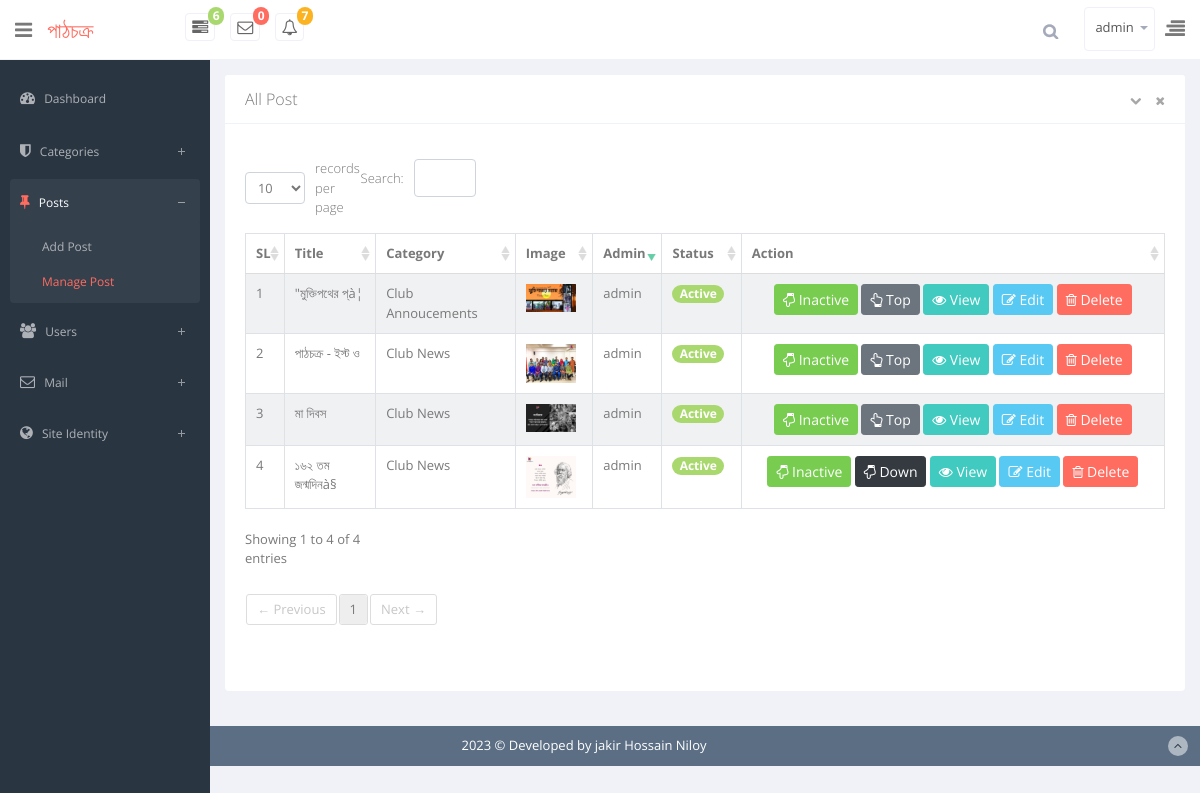
/admin/managepost.php (signed in), run on the app's committed database.
### tables this page shows
CREATE TABLE `blog` (
  `id` int(3) NOT NULL,
  `cat_id` int(3) NOT NULL,
  `title` varchar(255) NOT NULL,
  `content` text NOT NULL,
  `tag` text NOT NULL,
  `admin` varchar(100) NOT NULL,
  `status` tinyint(1) NOT NULL,
  `rate` tinyint(2) NOT NULL,
  `image` varchar(255) NOT NULL,
  `date` timestamp NOT NULL DEFAULT current_timestamp()
);

CREATE TABLE `categories` (
  `id` int(2) NOT NULL,
  `category_name` varchar(100) NOT NULL,
  `status` tinyint(2) NOT NULL,
  `create_time` timestamp NOT NULL DEFAULT current_timestamp(),
  `admin_name` varchar(70) NOT NULL
);

### app/classes/Database.php (called while the page is built, shortened)
<?php
class Database
{
    public static function db()
    {
        $link = mysqli_connect('localhost:3306','root','','blog_oop');
        return $link;
    }
}

### app/classes/post.php (called while the page is built, shortened)
<?php
class Post
{
    public  static  function showAllPost(){
        $sql = "SELECT blog.*, categories.category_name FROM blog INNER JOIN categories ON blog.cat_id = categories.id ORDER BY id DESC  ";
        $result = mysqli_query(Database::db(),$sql);
        if($result){
            return $result;
        }else{
            return false;
        }
    }
}

### admin/managepost.php (the view, shortened to what this page needs)
<?php require_once 'header.php' ?>
<div class="row">
    <div class="col-sm-12">
        <section class="card">
            <header class="card-header">
                All Post <span style="color: red"><b><?= \App\classes\Session::get('dltTxt')?></b></span>
                <span class="tools pull-right">
                                        <a href="javascript:;" class="fa fa-chevron-down"></a>
                                        <a href="javascript:;" class="fa fa-times"></a>
                                    </span>
            </header>
            <div class="card-body">
                <div class="adv-table">
                    <table  class="display table table-bordered table-striped table-hover" id="dynamic-table">
                        <thead>
                        <tr>
                            <th>SL</th>
                            <th>Title</th>
                            <th>Category</th>
                            <th >Image</th>
                            <th >Admin</th>
                            <th >Status</th>
                            <th>Action</th>
                        </tr>
                        </thead>
                        <?php
                        $allCat = new \App\classes\Post();
                        $data = $allCat->showAllPost();
                        $i=0;
                        while ($row = mysqli_fetch_assoc($data)){ ?>
                            <tr>
                                <td scope="row"><?= ++$i?></td>
                                <td><?= substr($row['title'],0,40)?></td>
                                <td><?= $row['category_name']?></td>
                                <td><img style="width: 50px" src="../uploads/<?= $row['image']?>" alt=""></td>
                                <td><?= $row['admin']?></td>
                                <td><?= $row['status'] == 1 ? '<span class="badge badge-pill badge-success">Active</span>' : '<span class="badge badge-pill badge-danger">Inactive</span>' ?></td>
                                <td class="text-center">
                                    <?php
                                    if($row['status'] == 1) { ?>
                                        <a href="status.php?id=<?= $row['id']?>&managepost&inactive" class="btn btn-sm btn-success"><i class="fa  fa-hand-o-down"></i> Inactive</a>
                                    <?php  }else{ ?>
                                        <a href="status.php?id=<?= $row['id']?>&managepost&active" class="btn btn-sm btn-warning"><i class="fa  fa-hand-o-up"></i> Active</a>
                                    <?php } ?>
                                    <?php
                                    if($row['rate'] == 1) { ?>
                                        <a href="status.php?id=<?= $row['id']?>&managepost&makedown" class="btn btn-sm btn-dark"><i class="fa  fa-hand-o-down"></i> Down</a>
                                    <?php  }else{ ?>
                                        <a href="status.php?id=<?= $row['id']?>&managepost&maketop" class="btn btn-sm btn-secondary"><i class="fa  fa-hand-o-up"></i> Top</a>
                                    <?php } ?>
                                    <a href="" class="btn btn-sm btn-primary" data-toggle="modal" data-target="#id<?= $row['id']?>"><i class="fa fa-eye"></i> View</a>
                                    <a href="updatepost.php?id=<?= $row['id']?>&updatepost" class="btn btn-sm btn-info"><i class="fa fa-pencil-square-o"></i> Edit</a>
                                    <a href="delete.php?id=<?= $row['id']?>&managepost" class="btn btn-sm btn-danger"onclick="return confirm('Are you sure ?')"><i class="fa fa-trash-o"></i> Delete</a>
                                </td>
                            </tr>
                            <?php } ?>
                    </table>
                </div>
            </div>
        </section>
    </div>
</div>
<?php require_once 'footer.php' ?>

### admin/assets/advanced-datatable/media/css/demo_table.css (style rules this page uses)
table.display { margin: 0 auto; clear: both; width: 100%; }
table.display thead th { padding: 3px 18px 3px 10px; border-bottom: 1px solid black; font-weight: bold; cursor: pointer; * cursor: hand; }
table.display td { padding: 3px 10px; }
.sorting_desc { background: url('../images/sort_desc.png') no-repeat center right; }
.sorting { background: url('../images/sort_both.png') no-repeat center right; }
tr.odd { background-color: #E2E4FF; }
tr.even { background-color: white; }
tr.odd td.sorting_1 { background-color: #D3D6FF; }
tr.even td.sorting_1 { background-color: #EAEBFF; }

### data on the page
blog: title "\"মুক্তিপথের প্à¦", categories.category_name "Club Annoucements", image (picture), admin "admin", status "Active"
blog: title "পাঠচক্র - ইস্ট ও", categories.category_name "Club News", image (picture), admin "admin", status "Active"
blog: title "মা দিবস", categories.category_name "Club News", image (picture), admin "admin", status "Active"
blog: title "১৬২ তম জন্মদিনà§", categories.category_name "Club News", image (picture), admin "admin", status "Active"

### other printed values
Mail::countNewMail() "0"
$_SESSION['username'] "admin"
